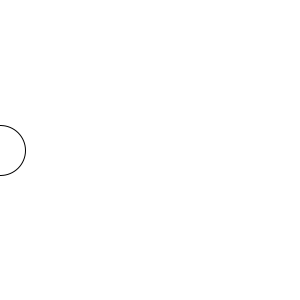
Frame 1 (no input)
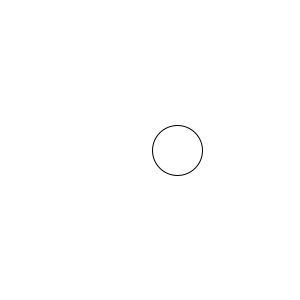
Frame 60 (the mouse pressed at the canvas centre just before this capture)
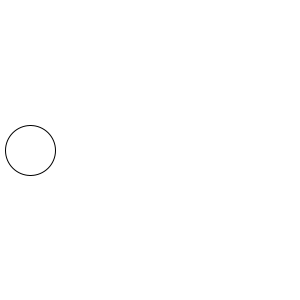
Frame 120 (the mouse held since frame 60 and released just before this capture)

The Processing sketch that drew these frames (run headless with seeded random() and noise(); from frame 60 on, the mouse is pressed at the canvas centre):

// Processing sketch: processing_25406
// ── processing_25406.pde

void setup(){
  size(300,300);
  background(255);
}

int x = 0;

void draw(){
  background(255);
  fill(255);
  ellipse(x,150,50,50);
  x = x + 3;  
  if(x > width + 25){
    x = 0;
  }
  
  println(x);
  
}
